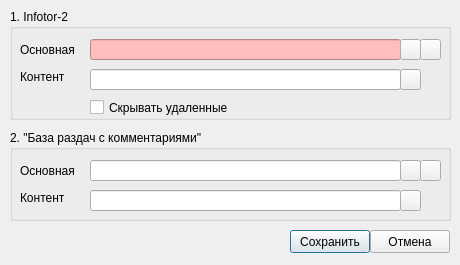
<?xml version="1.0" encoding="UTF-8"?>
<ui version="4.0">
 <class>Settings</class>
 <widget class="QDialog" name="Settings">
  <property name="geometry">
   <rect>
    <x>0</x>
    <y>0</y>
    <width>460</width>
    <height>265</height>
   </rect>
  </property>
  <property name="sizePolicy">
   <sizepolicy hsizetype="Preferred" vsizetype="Preferred">
    <horstretch>0</horstretch>
    <verstretch>0</verstretch>
   </sizepolicy>
  </property>
  <property name="minimumSize">
   <size>
    <width>460</width>
    <height>265</height>
   </size>
  </property>
  <property name="maximumSize">
   <size>
    <width>460</width>
    <height>265</height>
   </size>
  </property>
  <property name="baseSize">
   <size>
    <width>460</width>
    <height>485</height>
   </size>
  </property>
  <property name="windowTitle">
   <string>Настройки программы</string>
  </property>
  <property name="windowIcon">
   <iconset>
    <normaloff>files/configure.png</normaloff>files/configure.png</iconset>
  </property>
  <property name="autoFillBackground">
   <bool>false</bool>
  </property>
  <property name="styleSheet">
   <string notr="true">font: 10pt &quot;MS Shell Dlg 2&quot;;</string>
  </property>
  <property name="modal">
   <bool>true</bool>
  </property>
  <widget class="QGroupBox" name="Base1">
   <property name="geometry">
    <rect>
     <x>10</x>
     <y>9</y>
     <width>441</width>
     <height>111</height>
    </rect>
   </property>
   <property name="title">
    <string>1. Infotor-2</string>
   </property>
   <widget class="QLineEdit" name="path10">
    <property name="geometry">
     <rect>
      <x>80</x>
      <y>30</y>
      <width>311</width>
      <height>21</height>
     </rect>
    </property>
    <property name="styleSheet">
     <string notr="true">background-color: rgb(255, 189, 190);</string>
    </property>
   </widget>
   <widget class="QLineEdit" name="path11">
    <property name="geometry">
     <rect>
      <x>80</x>
      <y>60</y>
      <width>311</width>
      <height>21</height>
     </rect>
    </property>
   </widget>
   <widget class="QLabel" name="label">
    <property name="geometry">
     <rect>
      <x>10</x>
      <y>30</y>
      <width>61</width>
      <height>21</height>
     </rect>
    </property>
    <property name="text">
     <string>Основная</string>
    </property>
   </widget>
   <widget class="QLabel" name="label_2">
    <property name="geometry">
     <rect>
      <x>10</x>
      <y>60</y>
      <width>47</width>
      <height>16</height>
     </rect>
    </property>
    <property name="text">
     <string>Контент</string>
    </property>
   </widget>
   <widget class="QToolButton" name="sel10">
    <property name="geometry">
     <rect>
      <x>390</x>
      <y>30</y>
      <width>21</width>
      <height>21</height>
     </rect>
    </property>
    <property name="toolTip">
     <string>Выберите файл БД</string>
    </property>
    <property name="text">
     <string/>
    </property>
    <property name="icon">
     <iconset>
      <normaloff>files/open.png</normaloff>files/open.png</iconset>
    </property>
   </widget>
   <widget class="QToolButton" name="sel11">
    <property name="geometry">
     <rect>
      <x>390</x>
      <y>60</y>
      <width>21</width>
      <height>21</height>
     </rect>
    </property>
    <property name="toolTip">
     <string>Выберите файл БД</string>
    </property>
    <property name="text">
     <string/>
    </property>
    <property name="icon">
     <iconset>
      <normaloff>files/open.png</normaloff>files/open.png</iconset>
    </property>
   </widget>
   <widget class="QToolButton" name="conv1">
    <property name="geometry">
     <rect>
      <x>410</x>
      <y>30</y>
      <width>21</width>
      <height>21</height>
     </rect>
    </property>
    <property name="toolTip">
     <string>Преобразовать в нужный формат</string>
    </property>
    <property name="text">
     <string/>
    </property>
    <property name="icon">
     <iconset>
      <normaloff>files/configure.png</normaloff>files/configure.png</iconset>
    </property>
   </widget>
   <widget class="QCheckBox" name="cbHideDel">
    <property name="geometry">
     <rect>
      <x>80</x>
      <y>90</y>
      <width>151</width>
      <height>17</height>
     </rect>
    </property>
    <property name="text">
     <string>Скрывать удаленные</string>
    </property>
   </widget>
  </widget>
  <widget class="QGroupBox" name="Base2">
   <property name="geometry">
    <rect>
     <x>10</x>
     <y>130</y>
     <width>441</width>
     <height>91</height>
    </rect>
   </property>
   <property name="title">
    <string>2. &quot;База раздач с комментариями&quot;</string>
   </property>
   <widget class="QLineEdit" name="path20">
    <property name="geometry">
     <rect>
      <x>80</x>
      <y>30</y>
      <width>311</width>
      <height>21</height>
     </rect>
    </property>
   </widget>
   <widget class="QLineEdit" name="path21">
    <property name="geometry">
     <rect>
      <x>80</x>
      <y>60</y>
      <width>311</width>
      <height>21</height>
     </rect>
    </property>
   </widget>
   <widget class="QLabel" name="label_3">
    <property name="geometry">
     <rect>
      <x>10</x>
      <y>30</y>
      <width>61</width>
      <height>21</height>
     </rect>
    </property>
    <property name="text">
     <string>Основная</string>
    </property>
   </widget>
   <widget class="QLabel" name="label_4">
    <property name="geometry">
     <rect>
      <x>10</x>
      <y>60</y>
      <width>51</width>
      <height>16</height>
     </rect>
    </property>
    <property name="text">
     <string>Контент</string>
    </property>
   </widget>
   <widget class="QToolButton" name="sel20">
    <property name="geometry">
     <rect>
      <x>390</x>
      <y>30</y>
      <width>21</width>
      <height>21</height>
     </rect>
    </property>
    <property name="toolTip">
     <string>Выберите файл БД</string>
    </property>
    <property name="text">
     <string/>
    </property>
    <property name="icon">
     <iconset>
      <normaloff>files/open.png</normaloff>files/open.png</iconset>
    </property>
   </widget>
   <widget class="QToolButton" name="sel21">
    <property name="geometry">
     <rect>
      <x>390</x>
      <y>60</y>
      <width>21</width>
      <height>21</height>
     </rect>
    </property>
    <property name="toolTip">
     <string>Выберите файл БД</string>
    </property>
    <property name="text">
     <string/>
    </property>
    <property name="icon">
     <iconset>
      <normaloff>files/open.png</normaloff>files/open.png</iconset>
    </property>
   </widget>
   <widget class="QToolButton" name="conv2">
    <property name="geometry">
     <rect>
      <x>410</x>
      <y>30</y>
      <width>21</width>
      <height>21</height>
     </rect>
    </property>
    <property name="toolTip">
     <string>Преобразовать в нужный формат</string>
    </property>
    <property name="text">
     <string/>
    </property>
    <property name="icon">
     <iconset>
      <normaloff>files/configure.png</normaloff>files/configure.png</iconset>
    </property>
   </widget>
  </widget>
  <widget class="QPushButton" name="bSave">
   <property name="geometry">
    <rect>
     <x>290</x>
     <y>230</y>
     <width>80</width>
     <height>23</height>
    </rect>
   </property>
   <property name="text">
    <string>Сохранить</string>
   </property>
  </widget>
  <widget class="QPushButton" name="bCancel">
   <property name="geometry">
    <rect>
     <x>370</x>
     <y>230</y>
     <width>80</width>
     <height>23</height>
    </rect>
   </property>
   <property name="text">
    <string>Отмена</string>
   </property>
  </widget>
 </widget>
 <resources/>
 <connections>
  <connection>
   <sender>bCancel</sender>
   <signal>clicked()</signal>
   <receiver>Settings</receiver>
   <slot>reject()</slot>
   <hints>
    <hint type="sourcelabel">
     <x>409</x>
     <y>441</y>
    </hint>
    <hint type="destinationlabel">
     <x>231</x>
     <y>235</y>
    </hint>
   </hints>
  </connection>
 </connections>
</ui>
